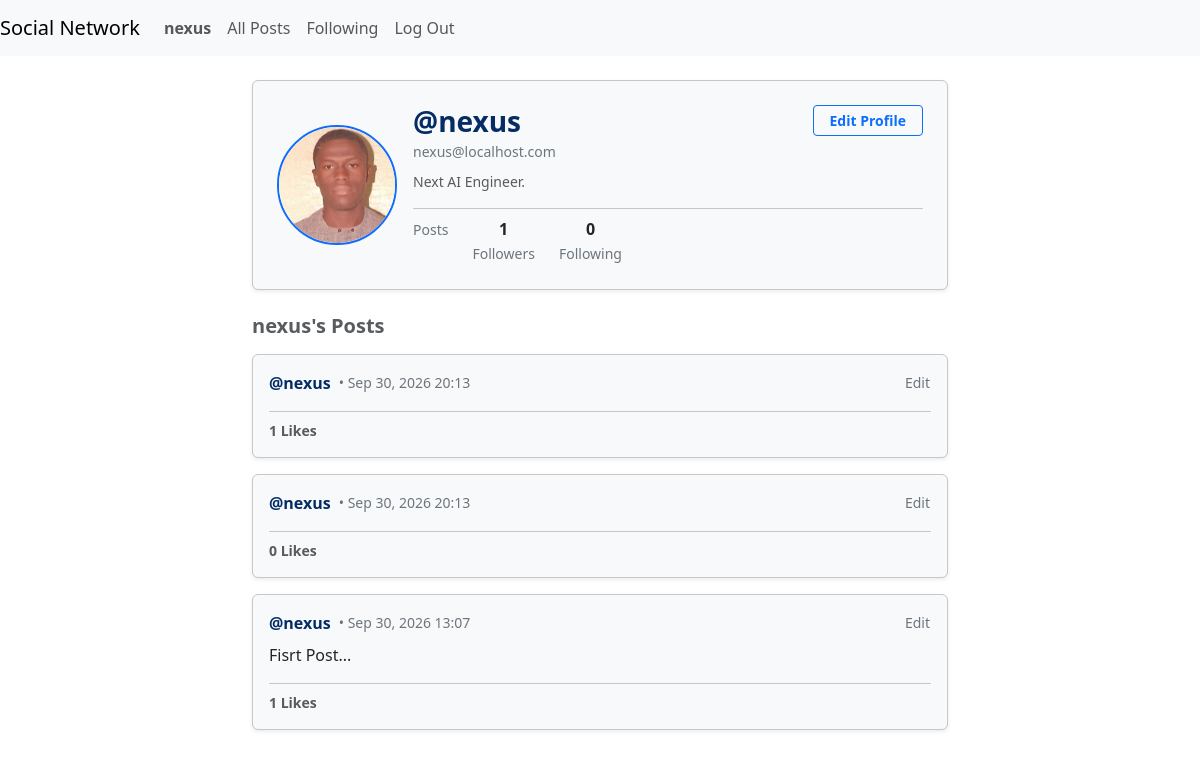
Screenshot of /social/profile/nexus (signed in) with the database file from the repository.
### accounts/models.py (models this page shows, shortened)
class User(AbstractUser):
    roles = (
        ("admin","Admin"),
        ("vendor","Vendor"),
        ("customer","Customer"),
        ("social","Social"),
    )
    email = models.EmailField(unique=True)
    role = models.CharField(max_length=32, choices=roles, default="customer")
    picture = models.ImageField(upload_to="accounts/profile/", null=True, blank=True)
    USERNAME_FIELD = "email"
    REQUIRED_FIELDS = ["username"]
    objects = CustomUserManager()
    class Meta:
        indexes = [
            models.Index(fields=["email"], name="user_email_index")
        ]

### social/models.py (models this page shows, shortened)
class Profile(models.Model):
    user = models.OneToOneField(settings.AUTH_USER_MODEL, on_delete=models.CASCADE)
    bio = models.TextField(blank=True)
    profile_picture = models.ImageField(upload_to='social/profile-pics/', blank=True, null=True)

class Post(models.Model):
    user = models.ForeignKey(settings.AUTH_USER_MODEL, on_delete=models.CASCADE)
    content = models.CharField(max_length=256, null=True)
    like_by = models.ManyToManyField(settings.AUTH_USER_MODEL, related_name="likes", blank=True)
    timestamp = models.DateTimeField(auto_now_add=True)
    def like_count(self):
        return self.like_by.count()

### social/views.py (the view)
# urls.py: path("profile/", views.UserProfileViewSet.as_view(), name="user-profile"),
def profile(request, username):
    try:
        user = User.objects.get(username=username)
    except User.DoesNotExist:
        return HttpResponse(f"User '{username}' does not exist.")
    posts = Post.objects.filter(user=user).order_by("-timestamp")
    following = Follow.objects.filter(follower=user).count()
    followers = Follow.objects.filter(following=user).count()
    is_following = None
    if request.user.is_authenticated:
        is_following = Follow.objects.filter(follower=request.user, following=user).exists()
    paginator = Paginator(posts, 5)
    page_number = request.GET.get("page")
    try:
        page_object = paginator.get_page(page_number)
    except PageNotAnInteger:
        page_object = paginator.get_page(1)
    except EmptyPage:
        page_object = paginator.get_page(paginator.num_pages)
    return render(request, "social/profile.html", {
        "profile": user,
        "page_object": page_object,
        "following":following,
        "followers":followers,
        "is_following": is_following,
        "bio": user.profile.bio if hasattr(user, 'profile') else 'no bio yet!',
        "profile_picture_url": user.profile.profile_picture.url if hasattr(user, 'profile') and user.profile.profile_picture else None,
    })

### social/templates/social/profile.html (shortened to what this page needs)
{% extends "social/layout.html" %}
{% load static %}
{% block body %}
<div class="container py-4" style="max-width: 720px;">
    <div class="card border shadow-sm mb-4 bg-body-tertiary text-body border-secondary-subtle">
        <div class="card-body p-4">
            <div class="row align-items-center g-3">
                <div class="col-auto text-center">
                    <div class="position-relative d-inline-block">
                        <img src="{% if profile_picture_url %}{{ profile_picture_url }}{% else %}{% static 'social/images/avatar.jpeg' %}{% endif %}"
                             alt="{{ profile.username }}'s Avatar"
                             class="rounded-circle border border-2 border-primary object-fit-cover profile-picture-element"
                             width="120"
                             height="120">
                    </div>
                </div>
                <div class="col">
                    <div class="d-flex justify-content-between align-items-start flex-wrap gap-2 mb-2">
                        <div>
                            <h3 class="mb-0 fw-bold text-primary-emphasis">@{{ profile.username }}</h3>
                            <small class="text-secondary">{{ profile.email }}</small>
                        </div>
                        <div class="profile-actions">
                            {% if user.is_authenticated %}
                                {% if user != profile %}
                                    {% if is_following %}
                                        <form action="{% url 'unfollow' username=profile.username %}" method="post" class="d-inline">
                                            {% csrf_token %}
                                            <button class="btn btn-outline-danger btn-sm px-3 fw-semibold" type="submit" name="follow-button">
                                                Unfollow
                                            </button>
                                        </form>
                                    {% else %}
                                        <form action="{% url 'follow' username=profile.username %}" method="post" class="d-inline">
                                            {% csrf_token %}
                                            <button class="btn btn-primary btn-sm px-3 fw-semibold" type="submit" name="follow-button">
                                                Follow
                                            </button>
                                        </form>
                                    {% endif %}
                                {% else %}
                                    <button type="button" class="btn btn-outline-primary btn-sm px-3 fw-semibold edit-profile-button">
                                        Edit Profile
                                    </button>
                                {% endif %}
                            {% endif %}
                        </div>
                    </div>
                    <p class="profile-bio-element mb-3 text-body-secondary small">
                        {% if bio %}{{ bio }}{% else %}<em class="text-muted">No bio provided.</em>{% endif %}
                    </p>
                    <div class="d-flex gap-4 pt-2 border-top border-secondary-subtle text-center">
                        <div>
                            <small class="text-secondary uppercase fs-7">Posts</small>
                        </div>
                        <div>
                            <strong class="d-block text-body fs-6">{{ followers }}</strong>
                            <small class="text-secondary uppercase fs-7">Followers</small>
                        </div>
                        <div>
                            <strong class="d-block text-body fs-6">{{ following }}</strong>
                            <small class="text-secondary uppercase fs-7">Following</small>
                        </div>
                    </div>
                </div>
            </div>
        </div>
    </div>
    <h5 class="fw-bold mb-3 text-body-secondary">{{ profile.username }}'s Posts</h5>
    <div class="feed-stream">
        {% for post in page_object %}
            <div class="card border shadow-sm mb-3 bg-body-tertiary text-body border-secondary-subtle post-container" data-post-id="{{ post.id }}">
                <div class="card-body p-3">
                    <div class="d-flex justify-content-between align-items-center mb-2">
                        <div class="d-flex align-items-center gap-2">
                            <strong class="text-primary-emphasis">@{{ post.user.username }}</strong>
                            <small class="text-secondary">• {{ post.timestamp|date:"M d, Y H:i" }}</small>
                        </div>
                        {% if user.is_authenticated and user == post.user %}
                            <button class="btn btn-link btn-sm text-secondary p-0 text-decoration-none edit-post-button" data-post-id="{{ post.id }}">
                                Edit
                            </button>
                        {% endif %}
                    </div>
                    <p class="card-text mb-3 post-text" id="post-content-{{ post.id }}" data-post-content="{{ post.content }}">
                        {{ post.content }}
                    </p>
                    <div class="d-flex align-items-center gap-3 pt-2 border-top border-secondary-subtle">
                        <span class="text-body-secondary small fw-semibold">
                            <span class="likes-count" id="likes-count-{{ post.id }}">{{ post.like_count }}</span> Likes
                        </span>
                    </div>
                </div>
            </div>
        {% empty %}
            <div class="text-center py-5 text-secondary border rounded bg-body-tertiary border-secondary-subtle">
                <p class="mb-0">No posts shared yet.</p>
            </div>
        {% endfor %}
    </div>
</div>
{% endblock %}

### social/templates/social/layout.html (shortened to what this page needs)
{% load static %}
<!DOCTYPE html>
<html lang="en">
    <head>
        <link rel="stylesheet" href="{% static 'social/bootstrap-5.3.8-dist/css/bootstrap.min.css' %}">
        <link href="{% static 'social/styles.css' %}" rel="stylesheet">
    </head>
    <body>
        <nav class="navbar navbar-expand-lg navbar-light bg-light">
            <a class="navbar-brand" href="{% url 'index' %}">Social Network</a>
            <div>
              <ul class="navbar-nav mr-auto">
                {% if user.is_authenticated %}
                    <li class="nav-item">
                        <a class="nav-link" href="{% url 'profile' user.username %}"><strong>{{ user.username }}</strong></a>
                    </li>
                {% endif %}
                <li class="nav-item">
                  <a class="nav-link" href="{% url 'index' %}">All Posts</a>
                </li>
                {% if user.is_authenticated %}
                    <li class="nav-item">
                        <a class="nav-link" href="{% url 'following' %}">Following</a>
                    </li>
                    <li class="nav-item">
                        <a class="nav-link" href="{% url 'accounts:logout-view' %}">Log Out</a>
                    </li>
                {% endif %}
              </ul>
            </div>
          </nav>
        <div class="body">
            {% block body %}
            {% endblock %}
        </div>
    </body>
</html>

### rows the page displays
User: username "nexus", email "nexus@localhost.com"
Profile: bio "Next AI Engineer."
Post: user.username "nexus", timestamp "Sep 30, 2026 20:13", like_count "1"
Post: user.username "nexus", timestamp "Sep 30, 2026 20:13", like_count "0"
Post: user.username "nexus", timestamp "Sep 30, 2026 13:07", content "Fisrt Post...", like_count "1"

### other values shown
{{ followers }} "1"
{{ following }} "0"
